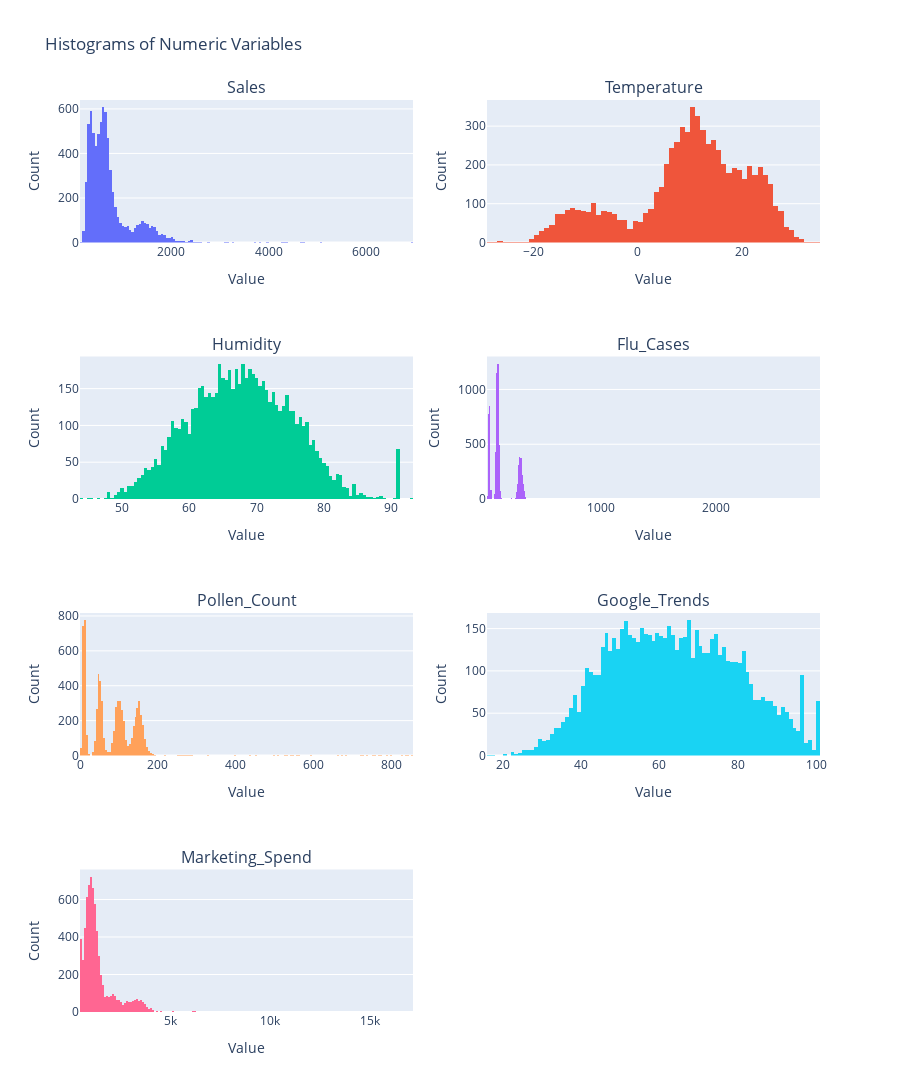
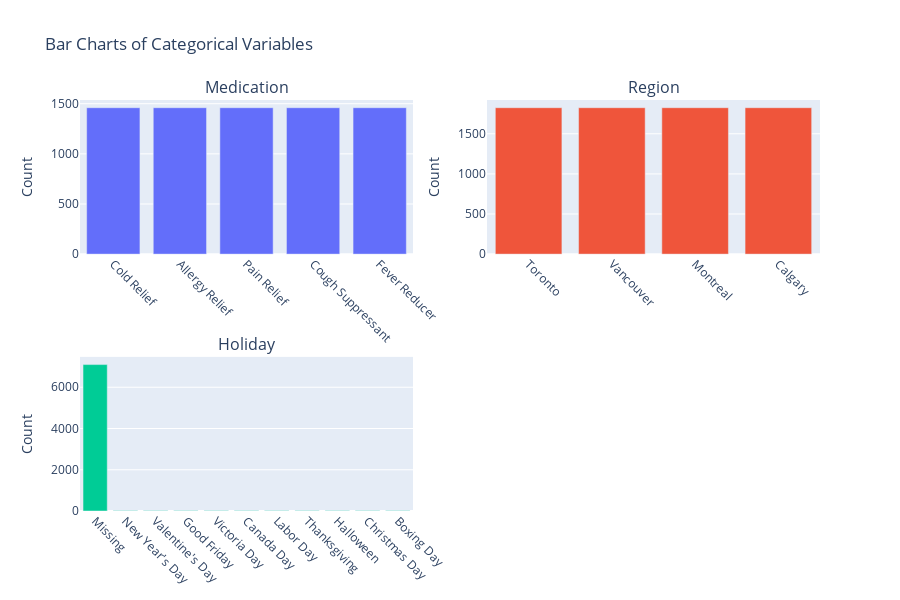

Notebook cell for these charts, in order:
### Markdown cell above
### **Exploratory Data Analysis (High-Level)**

### Code cell
# Generate a quick and visually compact exploratory data analysis (EDA), first at a high-level just showing monovariate distributions.
# Plots are made via 'plotly' for both numeric and categorical variables.
# Histograms and bar charts are tiled into subplots to make them dashboard-ready. 
# Easy to scan and space-efficient, especially for larger datasets.

# Define explicit lists of numeric and categorical variables to include in EDA.
numeric_vars = ['Sales', 'Temperature', 'Humidity', 'Flu_Cases',
                'Pollen_Count', 'Google_Trends', 'Marketing_Spend']
categorical_vars = ['Medication', 'Region', 'Holiday']

# Define function to create tiled histograms for numeric variables.
def eda_numeric(df):
    # Set number of columns (tiles) per row.
    cols = 2
    # Calculate number of rows using ceiling division.
    rows = -(-len(numeric_vars) // cols)
    # Create a subplot layout for all numeric variables.
    fig = make_subplots(rows=rows, cols=cols, subplot_titles=numeric_vars)
    # Initialize counter to track subplot placement.
    idx = 0
    # Loop through numeric variables.
    for i, col in enumerate(numeric_vars):
        # Skip if column doesn't exist in the dataframe.
        if col not in df.columns:
            continue
        # Update index and determine subplot position.
        idx += 1
        row = (idx - 1) // cols + 1
        col_pos = (idx - 1) % cols + 1
        # Create histogram and add to subplot.
        hist = go.Histogram(x=df[col], name=col)
        fig.add_trace(hist, row=row, col=col_pos)
    # Configure overall layout and axes.
    fig.update_layout(
        title_text='Histograms of Numeric Variables',
        height=300 * rows,
        showlegend=False
    )
    fig.update_xaxes(title_text='Value')
    fig.update_yaxes(title_text='Count')
    # Display figure.
    fig.show()


# Define function to create tiled bar charts for categorical variables.
def eda_categorical(df):
    # Set number of columns (tiles) per row.
    cols = 2
    # Calculate number of rows needed.
    rows = -(-len(categorical_vars) // cols)
    # Create a subplot layout for all categorical variables.
    fig = make_subplots(rows=rows, cols=cols, subplot_titles=categorical_vars)
    # Initialize a counter to track subplot position.
    idx = 0
    # Loop through categorical variables.
    for i, col in enumerate(categorical_vars):
        # Skip if column doesn't exist
        if col not in df.columns:
            continue
        # Update the index and determine subplot position.
        idx += 1
        row = (idx - 1) // cols + 1
        col_pos = (idx - 1) % cols + 1
        # Replace missing values and convert to string.
        filled = df[col].fillna('Missing').astype(str)
        # Calculate value counts.
        counts = filled.value_counts().reset_index()
        counts.columns = ['Category', 'Count']
        # Create bar chart and add to subplot.
        bar = go.Bar(x=counts['Category'], y=counts['Count'], name=col)
        fig.add_trace(bar, row=row, col=col_pos)
        # Rotate x-axis labels for readability.
        fig.update_xaxes(tickangle=45, row=row, col=col_pos)
    # Configure overall layout and axes.
    fig.update_layout(
        title_text='Bar Charts of Categorical Variables',
        height=300 * rows,
        showlegend=False
    )
    fig.update_yaxes(title_text='Count')
    # Display figure.
    fig.show()

# Run both numeric and categorical EDA visualizations.
eda_numeric(df)
eda_categorical(df)

### Figure 1 — Plotly figure (JSON) as saved in the notebook; plotly's stock layout.template omitted (floating-point values rounded to 4 significant figures; data arrays with more than 128 entries replaced by an {"elided": "..."} marker saying what was removed)
{"data": [{"name": "Sales", "type": "histogram", "x": {"elided": "7300 float values"}, "xaxis": "x", "yaxis": "y"}, {"name": "Temperature", "type": "histogram", "x": {"elided": "7300 float values"}, "xaxis": "x2", "yaxis": "y2"}, {"name": "Humidity", "type": "histogram", "x": {"elided": "7300 float values"}, "xaxis": "x3", "yaxis": "y3"}, {"name": "Flu_Cases", "type": "histogram", "x": {"elided": "7300 float values"}, "xaxis": "x4", "yaxis": "y4"}, {"name": "Pollen_Count", "type": "histogram", "x": {"elided": "7300 float values"}, "xaxis": "x5", "yaxis": "y5"}, {"name": "Google_Trends", "type": "histogram", "x": {"elided": "7300 float values"}, "xaxis": "x6", "yaxis": "y6"}, {"name": "Marketing_Spend", "type": "histogram", "x": {"elided": "7300 float values"}, "xaxis": "x7", "yaxis": "y7"}], "layout": {"annotations": [{"font": {"size": 16}, "showarrow": false, "text": "Sales", "x": 0.225, "xanchor": "center", "xref": "paper", "y": 1, "yanchor": "bottom", "yref": "paper"}, {"font": {"size": 16}, "showarrow": false, "text": "Temperature", "x": 0.775, "xanchor": "center", "xref": "paper", "y": 1, "yanchor": "bottom", "yref": "paper"}, {"font": {"size": 16}, "showarrow": false, "text": "Humidity", "x": 0.225, "xanchor": "center", "xref": "paper", "y": 0.7188, "yanchor": "bottom", "yref": "paper"}, {"font": {"size": 16}, "showarrow": false, "text": "Flu_Cases", "x": 0.775, "xanchor": "center", "xref": "paper", "y": 0.7188, "yanchor": "bottom", "yref": "paper"}, {"font": {"size": 16}, "showarrow": false, "text": "Pollen_Count", "x": 0.225, "xanchor": "center", "xref": "paper", "y": 0.4375, "yanchor": "bottom", "yref": "paper"}, {"font": {"size": 16}, "showarrow": false, "text": "Google_Trends", "x": 0.775, "xanchor": "center", "xref": "paper", "y": 0.4375, "yanchor": "bottom", "yref": "paper"}, {"font": {"size": 16}, "showarrow": false, "text": "Marketing_Spend", "x": 0.225, "xanchor": "center", "xref": "paper", "y": 0.1562, "yanchor": "bottom", "yref": "paper"}], "height": 1200, "showlegend": false, "title": {"text": "Histograms of Numeric Variables"}, "xaxis": {"anchor": "y", "domain": [0, 0.45], "title": {"text": "Value"}}, "xaxis2": {"anchor": "y2", "domain": [0.55, 1], "title": {"text": "Value"}}, "xaxis3": {"anchor": "y3", "domain": [0, 0.45], "title": {"text": "Value"}}, "xaxis4": {"anchor": "y4", "domain": [0.55, 1], "title": {"text": "Value"}}, "xaxis5": {"anchor": "y5", "domain": [0, 0.45], "title": {"text": "Value"}}, "xaxis6": {"anchor": "y6", "domain": [0.55, 1], "title": {"text": "Value"}}, "xaxis7": {"anchor": "y7", "domain": [0, 0.45], "title": {"text": "Value"}}, "xaxis8": {"anchor": "y8", "domain": [0.55, 1], "title": {"text": "Value"}}, "yaxis": {"anchor": "x", "domain": [0.8438, 1], "title": {"text": "Count"}}, "yaxis2": {"anchor": "x2", "domain": [0.8438, 1], "title": {"text": "Count"}}, "yaxis3": {"anchor": "x3", "domain": [0.5625, 0.7188], "title": {"text": "Count"}}, "yaxis4": {"anchor": "x4", "domain": [0.5625, 0.7188], "title": {"text": "Count"}}, "yaxis5": {"anchor": "x5", "domain": [0.2812, 0.4375], "title": {"text": "Count"}}, "yaxis6": {"anchor": "x6", "domain": [0.2812, 0.4375], "title": {"text": "Count"}}, "yaxis7": {"anchor": "x7", "domain": [0, 0.1562], "title": {"text": "Count"}}, "yaxis8": {"anchor": "x8", "domain": [0, 0.1562], "title": {"text": "Count"}}}}

### Figure 2 — Plotly figure (JSON) as saved in the notebook; plotly's stock layout.template omitted (floating-point values rounded to 4 significant figures)
{"data": [{"name": "Medication", "type": "bar", "x": ["Cold Relief", "Allergy Relief", "Pain Relief", "Cough Suppressant", "Fever Reducer"], "xaxis": "x", "y": [1460, 1460, 1460, 1460, 1460], "yaxis": "y"}, {"name": "Region", "type": "bar", "x": ["Toronto", "Vancouver", "Montreal", "Calgary"], "xaxis": "x2", "y": [1825, 1825, 1825, 1825], "yaxis": "y2"}, {"name": "Holiday", "type": "bar", "x": ["Missing", "New Year's Day", "Valentine's Day", "Good Friday", "Victoria Day", "Canada Day", "Labor Day", "Thanksgiving", "Halloween", "Christmas Day", "Boxing Day"], "xaxis": "x3", "y": [7100, 20, 20, 20, 20, 20, 20, 20, 20, 20, 20], "yaxis": "y3"}], "layout": {"annotations": [{"font": {"size": 16}, "showarrow": false, "text": "Medication", "x": 0.225, "xanchor": "center", "xref": "paper", "y": 1, "yanchor": "bottom", "yref": "paper"}, {"font": {"size": 16}, "showarrow": false, "text": "Region", "x": 0.775, "xanchor": "center", "xref": "paper", "y": 1, "yanchor": "bottom", "yref": "paper"}, {"font": {"size": 16}, "showarrow": false, "text": "Holiday", "x": 0.225, "xanchor": "center", "xref": "paper", "y": 0.375, "yanchor": "bottom", "yref": "paper"}], "height": 600, "showlegend": false, "title": {"text": "Bar Charts of Categorical Variables"}, "xaxis": {"anchor": "y", "domain": [0, 0.45], "tickangle": 45}, "xaxis2": {"anchor": "y2", "domain": [0.55, 1], "tickangle": 45}, "xaxis3": {"anchor": "y3", "domain": [0, 0.45], "tickangle": 45}, "xaxis4": {"anchor": "y4", "domain": [0.55, 1]}, "yaxis": {"anchor": "x", "domain": [0.625, 1], "title": {"text": "Count"}}, "yaxis2": {"anchor": "x2", "domain": [0.625, 1], "title": {"text": "Count"}}, "yaxis3": {"anchor": "x3", "domain": [0, 0.375], "title": {"text": "Count"}}, "yaxis4": {"anchor": "x4", "domain": [0, 0.375], "title": {"text": "Count"}}}}
